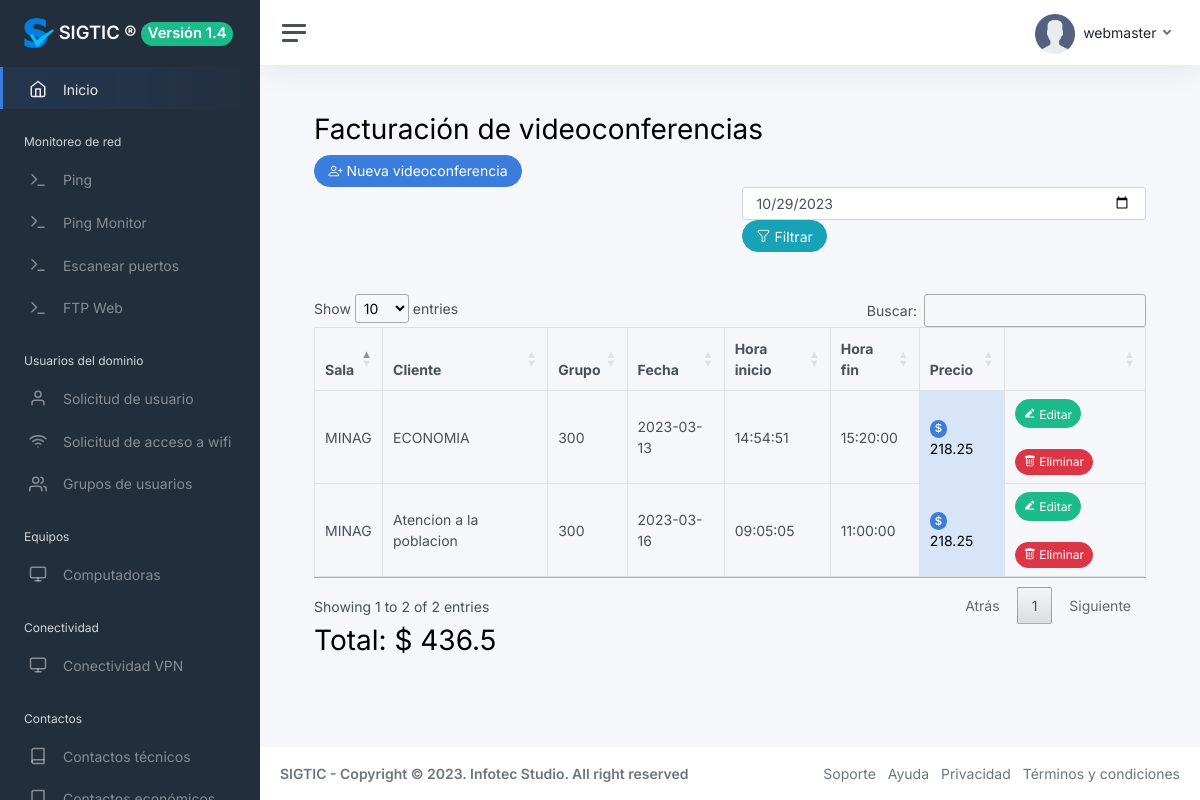
The page /?view=videoconference&opt=all (signed in) on the database its author committed.
### tables this page shows
CREATE TABLE `user` (
  `id` int(11) NOT NULL,
  `name` varchar(50) DEFAULT NULL,
  `lastname` varchar(50) DEFAULT NULL,
  `username` varchar(50) DEFAULT NULL,
  `email` varchar(255) DEFAULT NULL,
  `password` varchar(60) DEFAULT NULL,
  `image` varchar(255) DEFAULT NULL,
  `status` int(11) DEFAULT 1,
  `kind` int(11) DEFAULT 1,
  `created_at` datetime DEFAULT NULL
);

CREATE TABLE `videoconference` (
  `id` int(11) NOT NULL,
  `videoroom` varchar(50) DEFAULT NULL,
  `customer` varchar(50) DEFAULT NULL,
  `groups` varchar(50) DEFAULT NULL,
  `date` date DEFAULT NULL,
  `start_time` time DEFAULT NULL,
  `finish_time` time DEFAULT NULL,
  `price` double DEFAULT NULL,
  `created_at` date DEFAULT NULL
);

### core/controller/Module.php (called while the page is built)
<?php
class Module {
	public static function loadLayout(){
		include "core/app/layouts/layout.php";
	}
}
?>

### core/controller/Lb.php (called while the page is built, shortened)
<?php
class Lb {
	public function start(){
		include "core/app/init.php";
	}
}
?>

### index.php (called while the page is built, shortened)
<?php
$lb = new Lb();
$lb->start();
?>

### core/controller/Executor.php (called while the page is built, shortened)
<?php
class Executor {
	public static function doit($sql){
		$con = Database::getCon();
		return array($con->query($sql),$con->insert_id);
	}
}
?>

### core/app/model/UserData.php (called while the page is built, shortened)
<?php
class UserData {
	public static $tablename = "user";
	public static function getById($id){
		 $sql = "select * from ".self::$tablename." where id=$id";
		$query = Executor::doit($sql);
		return Model::one($query[0],new UserData());
	}
}
?>

### core/app/model/VideoconferenceData.php (called while the page is built, shortened)
<?php
class VideoconferenceData {
	public static $tablename = "videoconference";
	public static function getAll(){
		 $sql = "select * from ".self::$tablename;
		$query = Executor::doit($sql);
		return Model::many($query[0],new VideoconferenceData());
	}
}
?>

### core/controller/Model.php (called while the page is built, shortened)
<?php
class Model {
	public static function many($query,$aclass){
		$cnt = 0;
		$array = array();
		while($r = $query->fetch_array()){
			$array[$cnt] = new $aclass;
			$cnt2=1;
			foreach ($r as $key => $v) {
				if($cnt2>0 && $cnt2%2==0){
					$array[$cnt]->$key = $v;
				}
				$cnt2++;
			}
			$cnt++;
		}
		return $array;
	}
}
?>

### core/app/view/videoconference-view.php (the view, shortened to what this page needs)
<?php
if(isset($_GET["opt"]) && $_GET["opt"]=="all"):?>
<section class="container">
<div class="row">
	<div class="col-md-12">
		<h1>Facturación de videoconferencias</h1>
<button type="button" class="btn btn-primary rounded-pill bi bi-person-plus" data-bs-toggle="modal" data-bs-target="#exampleModal">
  Nueva videoconferencia
</button>
	<div class="row">
    <div class="col-md-6">
</div>
<div class="col-md-6">
<form class="form-inline" >
  <div class="form-group">
    <input type="date" name="date" value="<?php echo date('Y-m-d');?>" required class="form-control" id="exampleInputName2" placeholder="Jane Doe">
  </div>
  <button type="submit" class="btn btn-info rounded-pill bi bi-funnel"> Filtrar</button>
</form>
  </div>
</div>
  <br><br>
		<?php
    $users = array();
    if(isset($_GET["date"])){
    $users = VideoconferenceData::getAllBy("date", $_GET["date"]);
    }else{
		$users = VideoconferenceData::getAll();
    }
		if(count($users)>0){
			?>
			<div class="box box-primary">
			<table class="table table-bordered datatable table-hover">
			<thead>
			<th>Sala</th>
			<th>Cliente</th>
      <th>Grupo</th>
      <th>Fecha</th>
      <th>Hora inicio</th>
      <th>Hora fin</th>
      <th>Precio</th>
			<th></th>
			</thead>
      <?php
      $total=0;
			foreach($users as $user){
				?>
				<tr>
				<td ><?php echo $user->videoroom; ?></td>
				<td><?php echo $user->customer; ?></td>
        <td><?php echo $user->groups; ?></td>
        <td><?php echo $user->date; ?></td>
        <td><?php echo $user->start_time; ?></td>
        <td><?php echo $user->finish_time; ?></td>
        <td class="table-primary"><span class="badge bg-primary rounded-pill">$</span> <?php echo $user->price; ?></td>
				<td style="width:120px;">
				<a href="index.php?view=videoconference&opt=edit&id=<?php echo $user->id;?>" class="btn btn-success btn-sm rounded-pill"><i class="ri ri-edit-2-fill"></i> Editar</a><br><br>
				<a href="index.php?action=videoconference&opt=del&id=<?php echo $user->id;?>" class="btn btn-danger btn-sm rounded-pill"><i class="bi bi-trash"></i> Eliminar</a>
				</td>
				</tr>
				<?php
$total+=$user->price;
			}
 echo "</table></div>";
 echo "<h1>Total: $ $total</h1>";
		}else{
			?>
			<p class="alert alert-warning">No hay videoconferencias programadas.</p>
			<?php
		}
		?>
	</div>
</div>
</section>
<?php endif; ?>

### core/app/layouts/layout.php (shortened to what this page needs)
<!DOCTYPE html>
<html lang="es">
<head>
  <link href="assets/vendor/bootstrap/css/bootstrap.min.css" rel="stylesheet">
  <link href="assets/vendor/bootstrap-icons/bootstrap-icons.css" rel="stylesheet">
  <link href="assets/vendor/boxicons/css/boxicons.min.css" rel="stylesheet">
  <link href="assets/vendor/quill/quill.snow.css" rel="stylesheet">
  <link href="assets/vendor/quill/quill.bubble.css" rel="stylesheet">
  <link href="assets/vendor/remixicon/remixicon.css" rel="stylesheet">
  <link href="css/app.css" rel="stylesheet">
  <link rel="stylesheet" type="text/css" href="plugins/datatables/datatables.min.css">
  <link rel="stylesheet" type="text/css" href="plugins/datatables/dataTables.bootstrap5.min.css">
  <link rel="stylesheet" type="text/css" href="plugins/datatables/buttons.bootstrap5.min.css">
  <link href="css/app.css" rel="stylesheet">
</head>
<?php if(!isset($_SESSION["user_id"])):?>
  <main class="d-flex w-100">
		<div class="container d-flex flex-column">
			<div class="row vh-100">
				<div class="col-sm-10 col-md-8 col-lg-6 mx-auto d-table h-100">
					<div class="d-table-cell align-middle">
						<div class="card">
							<div class="card-body">
								<div class="m-sm-4">
									<div class="text-center">
										<img src="img/logo/logo.png" alt="Charles Hall" class="img-fluid rounded-square" width="200" height="200" />
									</div>
									<form method="post" action="./?action=access&opt=login">
										<div class="mb-3">
											<label class="form-label">Usuario</label>
											<input class="form-control form-control-lg"  name="email" placeholder="Introduzca su usuario" />
										</div>
										<div class="mb-3">
											<label class="form-label">Contrseña</label>
											<input class="form-control form-control-lg" type="password" name="password" placeholder="Introduzca su contrseña" />
											<small>
                                           </small>
										</div>
										<div>
										</div>
										<div class="text-center mt-3">
                    <button type="submit" class="btn btn-lg btn-block btn-primary">Aceptar</button>
										</div>
									</form>
								</div>
							</div>
						</div>
					</div>
				</div>
			</div>
		</div>
	</main>
	<footer class="footer mt-auto py-3 bg-light">
  <div class="container">
    <span class="text-muted">SIGTIC - Copyright © 2023. Infotec Studio. All right reserved</span>
  </div>
</footer>
<?php else:?>
<body>
<div class="wrapper">
		<nav id="sidebar" class="sidebar js-sidebar">
			<div class="sidebar-content js-simplebar">
				<a class="sidebar-brand" href="./">
				<img src="img/icons/favicons.png" alt="Charles Hall" class="img-fluid rounded-square" width="30" height="30" /> <span class="align-middle">SIGTIC ®</span> <span class="badge bg-success rounded-pill">Versión 1.4</span></td>
        </a>
				<ul class="sidebar-nav">
        <li class="sidebar-item active">
						<a class="sidebar-link" href="./">
              <i class="align-middle" data-feather="home"></i> <span class="align-middle">Inicio</span>
            </a>
					</li>
<li class="sidebar-header">
						Monitoreo de red
					</li>
					<li class="sidebar-item">
						<a class="sidebar-link" href="./?view=ping&opt=all">
              <i class="align-middle" data-feather="terminal"></i> <span class="align-middle">Ping</span>
            </a>
					</li>
<li class="sidebar-item">
						<a class="sidebar-link" href="./?view=ping-monitor&opt=all">
              <i class="align-middle" data-feather="terminal"></i> <span class="align-middle">Ping Monitor</span>
            </a>
					</li>
<li class="sidebar-item">
						<a class="sidebar-link" href="./?view=portscanner&opt=all">
              <i class="align-middle" data-feather="terminal"></i> <span class="align-middle">Escanear puertos</span>
            </a>
					</li>
<li class="sidebar-item">
						<a class="sidebar-link" href="./?view=upload&opt=all">
              <i class="align-middle" data-feather="terminal"></i> <span class="align-middle">FTP Web</span>
            </a>
					</li>
					<li class="sidebar-header">
						Usuarios del dominio
					</li>
					<li class="sidebar-item">
						<a class="sidebar-link" href="./?view=user_request&opt=all">
              <i class="align-middle" data-feather="user"></i> <span class="align-middle">Solicitud de usuario</span>
            </a>
					</li>
					<li class="sidebar-item">
						<a class="sidebar-link" href="./?view=wifi_request&opt=all">
              <i class="align-middle" data-feather="wifi"></i> <span class="align-middle">Solicitud de acceso a wifi</span>
            </a>
					</li>
					<li class="sidebar-item">
						<a class="sidebar-link" href="./?view=categories&opt=all">
              <i class="align-middle" data-feather="users"></i> <span class="align-middle">Grupos de usuarios</span>
            </a>
					</li>
					<li class="sidebar-header">
						Equipos
					</li>
					<li class="sidebar-item">
						<a class="sidebar-link" href="./?view=computer&opt=all">
              <i class="align-middle" data-feather="monitor"></i> <span class="align-middle">Computadoras</span>
            </a>
					</li>
					<li class="sidebar-header">
						Conectividad
					</li>
					<li class="sidebar-item">
						<a class="sidebar-link" href="./?view=connectivity&opt=all">
              <i class="align-middle" data-feather="monitor"></i> <span class="align-middle">Conectividad VPN</span>
            </a>
					</li>
					<li class="sidebar-header">
						Contactos
					</li>
					<li class="sidebar-item">
						<a class="sidebar-link" href="./?view=contacts_technical&opt=all">
              <i class="align-middle" data-feather="book"></i> <span class="align-middle">Contactos técnicos</span>
            </a>
					</li>
					<li class="sidebar-item">
						<a class="sidebar-link" href="./?view=contacts&opt=all">
              <i class="align-middle" data-feather="book"></i> <span class="align-middle">Contactos económicos</span>
            </a>
					</li>
			</div>
		</nav>
    <div class="main">
    <nav class="navbar navbar-expand navbar-light navbar-bg">
				<a class="sidebar-toggle js-sidebar-toggle">
          <i class="hamburger align-self-center"></i>
        </a>
				<div class="navbar-collapse collapse">
					<ul class="navbar-nav navbar-align">
						<li class="nav-item dropdown">
							<a class="nav-link dropdown-toggle d-none d-sm-inline-block" href="#" data-bs-toggle="dropdown">
                <img src="img/avatars/avatar.png" class="avatar img-fluid rounded me-1" alt="Charles Hall" /> <span class="text-dark"><?php echo Core::$user->username;?></span>
              </a>
						</li>
					</ul>
				</div>
			</nav>
      <main class="content">
        <div class="container-fluid p-0">
          <?php View::load("index");?>
        </div>
      </main>
      <footer class="footer">
				<div class="container-fluid">
					<div class="row text-muted">
						<div class="col-6 text-start">
							<p class="mb-0">
							<strong>SIGTIC - Copyright © 2023. Infotec Studio. All right reserved</strong>
							</p>
						</div>
						<div class="col-6 text-end">
							<ul class="list-inline">
								<li class="list-inline-item">
									<a class="text-muted" href="https://infotecstudio.nat.cu" target="_blank">Soporte</a>
								</li>
								<li class="list-inline-item">
									<a class="text-muted" href="https://infotecstudio.nat.cu" target="_blank">Ayuda</a>
								</li>
								<li class="list-inline-item">
									<a class="text-muted" href="https://infotecstudio.nat.cu" target="_blank">Privacidad</a>
								</li>
								<li class="list-inline-item">
									<a class="text-muted" href="https://infotecstudio.nat.cu" target="_blank">Términos y condiciones</a>
								</li>
							</ul>
						</div>
					</div>
				</div>
</footer>
</body>
<?php endif; ?>
</html>

### rows shown on the page
user: username "webmaster"
videoconference: videoroom "MINAG", customer "ECONOMIA", groups "300", date "2023-03-13", start_time "14:54:51", finish_time "15:20:00", price "218.25"
videoconference: videoroom "MINAG", customer "Atencion a la poblacion", groups "300", date "2023-03-16", start_time "09:05:05", finish_time "11:00:00", price "218.25"

### other values the page prints
$total "436.5"
